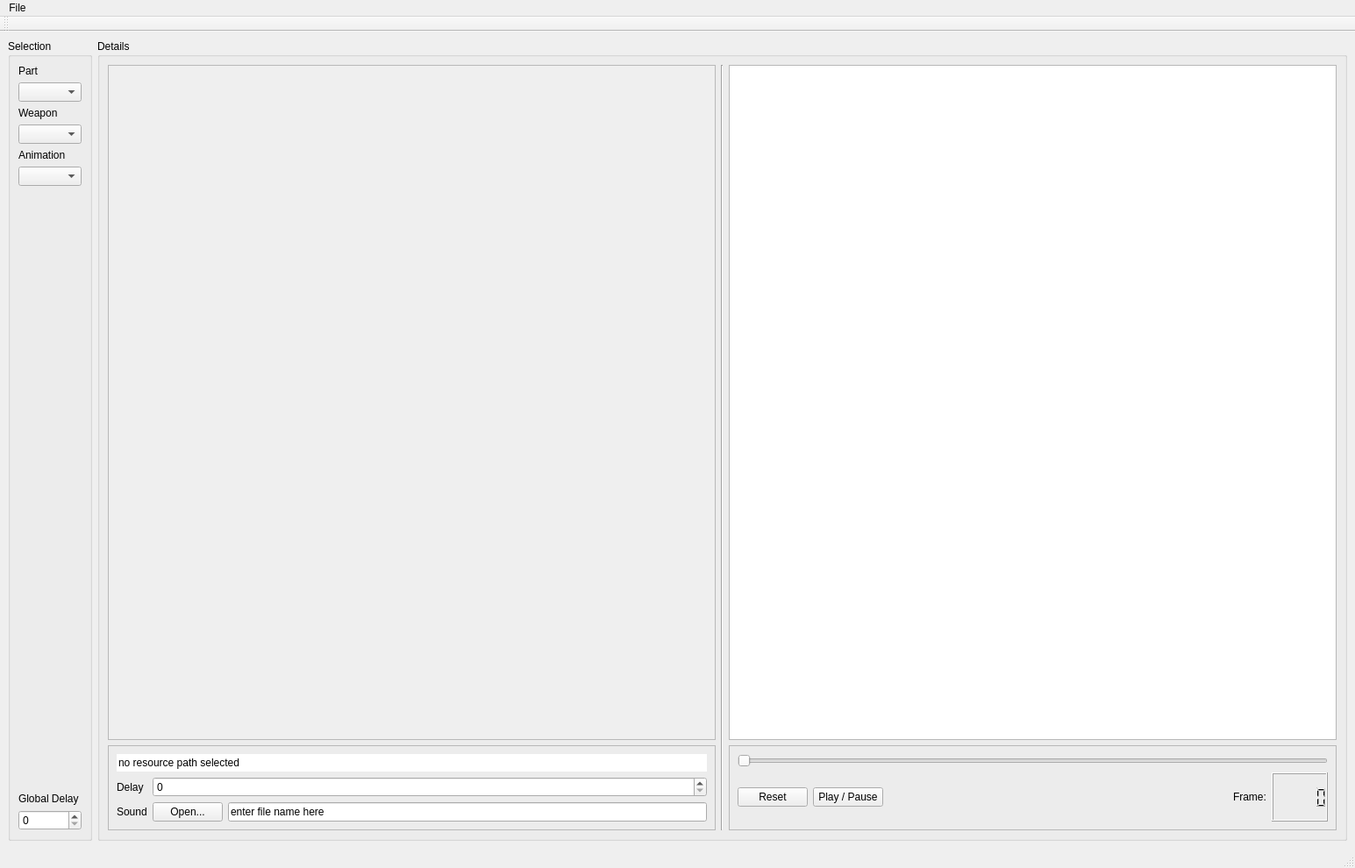
<?xml version="1.0" encoding="UTF-8"?>
<ui version="4.0">
 <class>MainWindow</class>
 <widget class="QMainWindow" name="MainWindow">
  <property name="geometry">
   <rect>
    <x>0</x>
    <y>0</y>
    <width>1545</width>
    <height>990</height>
   </rect>
  </property>
  <property name="windowTitle">
   <string>MainWindow</string>
  </property>
  <widget class="QWidget" name="centralwidget">
   <layout class="QHBoxLayout" name="horizontalLayout_2">
    <item>
     <widget class="QGroupBox" name="groupBox_2">
      <property name="title">
       <string>Selection</string>
      </property>
      <layout class="QVBoxLayout" name="verticalLayout_2">
       <item>
        <widget class="QLabel" name="label_3">
         <property name="text">
          <string>Part</string>
         </property>
        </widget>
       </item>
       <item>
        <widget class="QComboBox" name="partComboBox"/>
       </item>
       <item>
        <widget class="QLabel" name="label">
         <property name="text">
          <string>Weapon</string>
         </property>
        </widget>
       </item>
       <item>
        <widget class="QComboBox" name="weaponComboBox"/>
       </item>
       <item>
        <widget class="QLabel" name="label_2">
         <property name="text">
          <string>Animation</string>
         </property>
        </widget>
       </item>
       <item>
        <widget class="QComboBox" name="animationComboBox"/>
       </item>
       <item>
        <spacer name="verticalSpacer">
         <property name="orientation">
          <enum>Qt::Vertical</enum>
         </property>
         <property name="sizeHint" stdset="0">
          <size>
           <width>20</width>
           <height>40</height>
          </size>
         </property>
        </spacer>
       </item>
       <item>
        <widget class="QLabel" name="label_5">
         <property name="text">
          <string>Global Delay</string>
         </property>
        </widget>
       </item>
       <item>
        <widget class="QSpinBox" name="globalDelaySpinBox"/>
       </item>
      </layout>
     </widget>
    </item>
    <item>
     <widget class="QGroupBox" name="groupBox_6">
      <property name="title">
       <string>Details</string>
      </property>
      <layout class="QGridLayout" name="gridLayout_6">
       <item row="1" column="0">
        <widget class="QScrollArea" name="frameArea">
         <property name="widgetResizable">
          <bool>true</bool>
         </property>
         <widget class="QWidget" name="scrollAreaWidgetContents">
          <property name="geometry">
           <rect>
            <x>0</x>
            <y>0</y>
            <width>683</width>
            <height>770</height>
           </rect>
          </property>
         </widget>
        </widget>
       </item>
       <item row="2" column="0">
        <widget class="QFrame" name="frame_4">
         <property name="frameShape">
          <enum>QFrame::StyledPanel</enum>
         </property>
         <property name="frameShadow">
          <enum>QFrame::Raised</enum>
         </property>
         <layout class="QGridLayout" name="gridLayout_5">
          <item row="1" column="0">
           <layout class="QFormLayout" name="formLayout">
            <property name="fieldGrowthPolicy">
             <enum>QFormLayout::AllNonFixedFieldsGrow</enum>
            </property>
            <item row="0" column="0">
             <widget class="QLabel" name="delayLabel">
              <property name="text">
               <string>Delay</string>
              </property>
             </widget>
            </item>
            <item row="0" column="1">
             <widget class="QSpinBox" name="delaySpinBox"/>
            </item>
            <item row="1" column="0">
             <widget class="QLabel" name="soundFileLabel">
              <property name="text">
               <string>Sound</string>
              </property>
             </widget>
            </item>
            <item row="1" column="1">
             <layout class="QHBoxLayout" name="horizontalLayout_3">
              <item>
               <widget class="QPushButton" name="openSoundButton">
                <property name="text">
                 <string>Open...</string>
                </property>
               </widget>
              </item>
              <item>
               <widget class="QLineEdit" name="soundEdit">
                <property name="text">
                 <string>enter file name here</string>
                </property>
               </widget>
              </item>
             </layout>
            </item>
           </layout>
          </item>
          <item row="0" column="0">
           <widget class="QLineEdit" name="resourcePathEdit">
            <property name="text">
             <string>no resource path selected</string>
            </property>
            <property name="frame">
             <bool>false</bool>
            </property>
            <property name="readOnly">
             <bool>true</bool>
            </property>
           </widget>
          </item>
         </layout>
        </widget>
       </item>
       <item row="1" column="2">
        <widget class="QGraphicsView" name="animationPreview">
         <property name="sizePolicy">
          <sizepolicy hsizetype="Expanding" vsizetype="Expanding">
           <horstretch>0</horstretch>
           <verstretch>0</verstretch>
          </sizepolicy>
         </property>
         <property name="backgroundBrush">
          <brush brushstyle="SolidPattern">
           <color alpha="255">
            <red>46</red>
            <green>46</green>
            <blue>46</blue>
           </color>
          </brush>
         </property>
         <property name="interactive">
          <bool>false</bool>
         </property>
        </widget>
       </item>
       <item row="2" column="2">
        <widget class="QFrame" name="frame">
         <property name="frameShape">
          <enum>QFrame::StyledPanel</enum>
         </property>
         <property name="frameShadow">
          <enum>QFrame::Raised</enum>
         </property>
         <layout class="QGridLayout" name="gridLayout">
          <item row="0" column="0">
           <widget class="QSlider" name="scrubbingBar">
            <property name="orientation">
             <enum>Qt::Horizontal</enum>
            </property>
            <property name="invertedAppearance">
             <bool>false</bool>
            </property>
            <property name="invertedControls">
             <bool>false</bool>
            </property>
           </widget>
          </item>
          <item row="1" column="0">
           <layout class="QHBoxLayout" name="horizontalLayout">
            <item>
             <widget class="QPushButton" name="resetButton">
              <property name="text">
               <string>Reset</string>
              </property>
             </widget>
            </item>
            <item>
             <widget class="QPushButton" name="playButton">
              <property name="text">
               <string>Play / Pause</string>
              </property>
             </widget>
            </item>
            <item>
             <spacer name="horizontalSpacer">
              <property name="orientation">
               <enum>Qt::Horizontal</enum>
              </property>
              <property name="sizeHint" stdset="0">
               <size>
                <width>120</width>
                <height>20</height>
               </size>
              </property>
             </spacer>
            </item>
            <item>
             <widget class="QLabel" name="label_4">
              <property name="text">
               <string>Frame:</string>
              </property>
             </widget>
            </item>
            <item>
             <widget class="QLCDNumber" name="lcdNumber"/>
            </item>
           </layout>
          </item>
         </layout>
        </widget>
       </item>
       <item row="1" column="1" rowspan="2">
        <widget class="Line" name="line_2">
         <property name="orientation">
          <enum>Qt::Vertical</enum>
         </property>
        </widget>
       </item>
      </layout>
      <zorder>frame</zorder>
      <zorder>frame_4</zorder>
      <zorder>animationPreview</zorder>
      <zorder>frameArea</zorder>
      <zorder>line_2</zorder>
     </widget>
    </item>
   </layout>
  </widget>
  <widget class="QMenuBar" name="menubar">
   <property name="geometry">
    <rect>
     <x>0</x>
     <y>0</y>
     <width>1545</width>
     <height>20</height>
    </rect>
   </property>
   <widget class="QMenu" name="menuFile">
    <property name="title">
     <string>File</string>
    </property>
    <widget class="QMenu" name="menuOpen">
     <property name="title">
      <string>Open</string>
     </property>
     <addaction name="actionJSON"/>
     <addaction name="actionResource_directory"/>
    </widget>
    <addaction name="menuOpen"/>
    <addaction name="actionSave"/>
    <addaction name="actionSaveAs"/>
    <addaction name="separator"/>
    <addaction name="actionQuit"/>
   </widget>
   <addaction name="menuFile"/>
  </widget>
  <widget class="QStatusBar" name="statusbar"/>
  <widget class="QToolBar" name="toolBar">
   <property name="windowTitle">
    <string>toolBar</string>
   </property>
   <attribute name="toolBarArea">
    <enum>TopToolBarArea</enum>
   </attribute>
   <attribute name="toolBarBreak">
    <bool>false</bool>
   </attribute>
  </widget>
  <action name="actionOpen">
   <property name="text">
    <string>Open Resource Directory</string>
   </property>
  </action>
  <action name="actionQuit">
   <property name="text">
    <string>Quit</string>
   </property>
  </action>
  <action name="actionSaveAs">
   <property name="text">
    <string>Save As...</string>
   </property>
  </action>
  <action name="actionJSON">
   <property name="text">
    <string>JSON</string>
   </property>
  </action>
  <action name="actionResource_directory">
   <property name="text">
    <string>Resource directory</string>
   </property>
  </action>
  <action name="actionSave">
   <property name="text">
    <string>Save</string>
   </property>
  </action>
 </widget>
 <resources/>
 <connections>
  <connection>
   <sender>actionQuit</sender>
   <signal>triggered()</signal>
   <receiver>MainWindow</receiver>
   <slot>actionQuit()</slot>
   <hints>
    <hint type="sourcelabel">
     <x>-1</x>
     <y>-1</y>
    </hint>
    <hint type="destinationlabel">
     <x>772</x>
     <y>494</y>
    </hint>
   </hints>
  </connection>
  <connection>
   <sender>actionJSON</sender>
   <signal>triggered()</signal>
   <receiver>MainWindow</receiver>
   <slot>actionJSON()</slot>
   <hints>
    <hint type="sourcelabel">
     <x>-1</x>
     <y>-1</y>
    </hint>
    <hint type="destinationlabel">
     <x>772</x>
     <y>494</y>
    </hint>
   </hints>
  </connection>
  <connection>
   <sender>partComboBox</sender>
   <signal>currentTextChanged(QString)</signal>
   <receiver>MainWindow</receiver>
   <slot>selectedPartChanged(QString)</slot>
   <hints>
    <hint type="sourcelabel">
     <x>54</x>
     <y>99</y>
    </hint>
    <hint type="destinationlabel">
     <x>772</x>
     <y>494</y>
    </hint>
   </hints>
  </connection>
  <connection>
   <sender>weaponComboBox</sender>
   <signal>currentIndexChanged(QString)</signal>
   <receiver>MainWindow</receiver>
   <slot>selectedWeaponChanged(QString)</slot>
   <hints>
    <hint type="sourcelabel">
     <x>54</x>
     <y>144</y>
    </hint>
    <hint type="destinationlabel">
     <x>772</x>
     <y>494</y>
    </hint>
   </hints>
  </connection>
  <connection>
   <sender>animationComboBox</sender>
   <signal>currentIndexChanged(QString)</signal>
   <receiver>MainWindow</receiver>
   <slot>selectedAnimationChanged(QString)</slot>
   <hints>
    <hint type="sourcelabel">
     <x>54</x>
     <y>189</y>
    </hint>
    <hint type="destinationlabel">
     <x>772</x>
     <y>494</y>
    </hint>
   </hints>
  </connection>
  <connection>
   <sender>globalDelaySpinBox</sender>
   <signal>valueChanged(int)</signal>
   <receiver>MainWindow</receiver>
   <slot>globalDelayChanged(int)</slot>
   <hints>
    <hint type="sourcelabel">
     <x>54</x>
     <y>937</y>
    </hint>
    <hint type="destinationlabel">
     <x>772</x>
     <y>494</y>
    </hint>
   </hints>
  </connection>
  <connection>
   <sender>actionSave</sender>
   <signal>triggered()</signal>
   <receiver>MainWindow</receiver>
   <slot>actionSave()</slot>
   <hints>
    <hint type="sourcelabel">
     <x>-1</x>
     <y>-1</y>
    </hint>
    <hint type="destinationlabel">
     <x>772</x>
     <y>494</y>
    </hint>
   </hints>
  </connection>
  <connection>
   <sender>delaySpinBox</sender>
   <signal>valueChanged(int)</signal>
   <receiver>MainWindow</receiver>
   <slot>delayChanged(int)</slot>
   <hints>
    <hint type="sourcelabel">
     <x>487</x>
     <y>898</y>
    </hint>
    <hint type="destinationlabel">
     <x>772</x>
     <y>494</y>
    </hint>
   </hints>
  </connection>
  <connection>
   <sender>soundEdit</sender>
   <signal>textChanged(QString)</signal>
   <receiver>MainWindow</receiver>
   <slot>soundChanged(QString)</slot>
   <hints>
    <hint type="sourcelabel">
     <x>529</x>
     <y>926</y>
    </hint>
    <hint type="destinationlabel">
     <x>772</x>
     <y>494</y>
    </hint>
   </hints>
  </connection>
 </connections>
 <slots>
  <slot>actionQuit()</slot>
  <slot>actionJSON()</slot>
  <slot>selectedPartChanged(QString)</slot>
  <slot>selectedWeaponChanged(QString)</slot>
  <slot>selectedAnimationChanged(QString)</slot>
  <slot>globalDelayChanged(int)</slot>
  <slot>actionSave()</slot>
  <slot>delayChanged(int)</slot>
  <slot>soundChanged(QString)</slot>
 </slots>
</ui>
